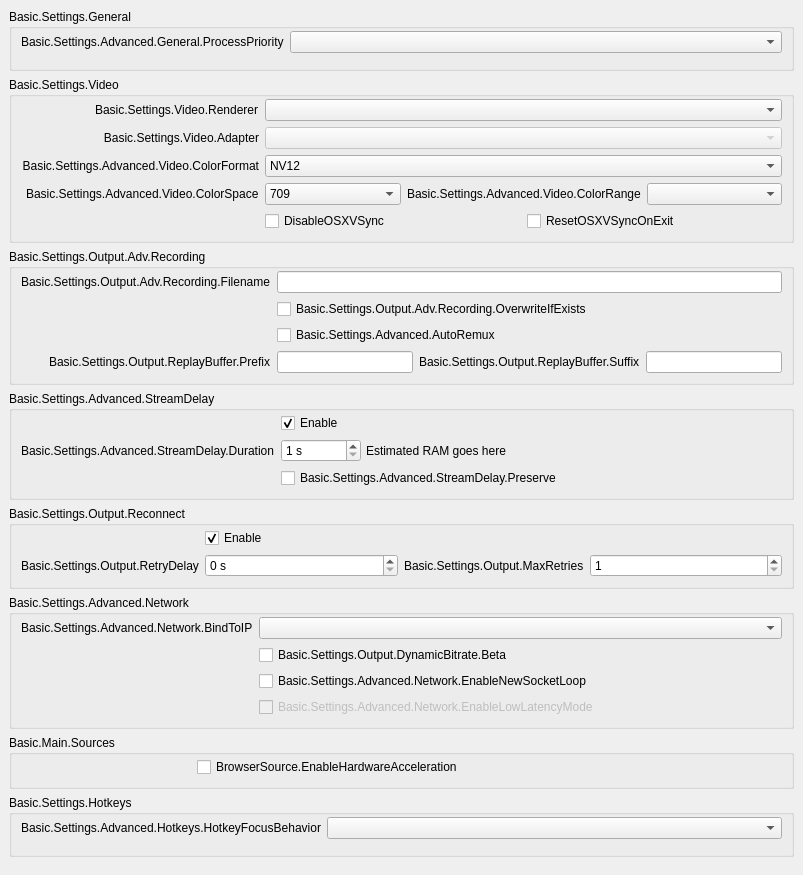
           <widget class="QWidget" name="scrollAreaWidgetContents">
            <property name="geometry">
             <rect>
              <x>0</x>
              <y>0</y>
              <width>803</width>
              <height>781</height>
             </rect>
            </property>
            <layout class="QVBoxLayout" name="verticalLayout_23">
             <property name="leftMargin">
              <number>0</number>
             </property>
             <property name="topMargin">
              <number>0</number>
             </property>
             <property name="rightMargin">
              <number>0</number>
             </property>
             <property name="bottomMargin">
              <number>9</number>
             </property>
             <item>
              <widget class="QWidget" name="widget_11" native="true">
               <layout class="QVBoxLayout" name="verticalLayout_24">
                <item>
                 <widget class="QGroupBox" name="advancedGeneralGroupBox">
                  <property name="title">
                   <string>Basic.Settings.General</string>
                  </property>
                  <layout class="QFormLayout" name="formLayout_22">
                   <property name="fieldGrowthPolicy">
                    <enum>QFormLayout::AllNonFixedFieldsGrow</enum>
                   </property>
                   <property name="labelAlignment">
                    <set>Qt::AlignRight|Qt::AlignTrailing|Qt::AlignVCenter</set>
                   </property>
                   <property name="topMargin">
                    <number>2</number>
                   </property>
                   <item row="0" column="0">
                    <widget class="QLabel" name="processPriorityLabel">
                     <property name="text">
                      <string>Basic.Settings.Advanced.General.ProcessPriority</string>
                     </property>
                     <property name="buddy">
                      <cstring>processPriority</cstring>
                     </property>
                    </widget>
                   </item>
                   <item row="0" column="1">
                    <widget class="QComboBox" name="processPriority"/>
                   </item>
                   <item row="1" column="0">
                    <spacer name="horizontalSpacer_13">
                     <property name="orientation">
                      <enum>Qt::Horizontal</enum>
                     </property>
                     <property name="sizeHint" stdset="0">
                      <size>
                       <width>170</width>
                       <height>0</height>
                      </size>
                     </property>
                    </spacer>
                   </item>
                  </layout>
                 </widget>
                </item>
                <item>
                 <widget class="QGroupBox" name="advancedVideoContainer">
                  <property name="title">
                   <string>Basic.Settings.Video</string>
                  </property>
                  <layout class="QFormLayout" name="formLayout_14">
                   <property name="fieldGrowthPolicy">
                    <enum>QFormLayout::AllNonFixedFieldsGrow</enum>
                   </property>
                   <property name="labelAlignment">
                    <set>Qt::AlignRight|Qt::AlignTrailing|Qt::AlignVCenter</set>
                   </property>
                   <property name="topMargin">
                    <number>2</number>
                   </property>
                   <item row="0" column="0">
                    <widget class="QLabel" name="rendererLabel">
                     <property name="text">
                      <string>Basic.Settings.Video.Renderer</string>
                     </property>
                     <property name="buddy">
                      <cstring>renderer</cstring>
                     </property>
                    </widget>
                   </item>
                   <item row="0" column="1">
                    <widget class="QComboBox" name="renderer">
                     <property name="currentText">
                      <string notr="true"/>
                     </property>
                    </widget>
                   </item>
                   <item row="1" column="0">
                    <widget class="QLabel" name="adapterLabel">
                     <property name="text">
                      <string>Basic.Settings.Video.Adapter</string>
                     </property>
                     <property name="alignment">
                      <set>Qt::AlignRight|Qt::AlignTrailing|Qt::AlignVCenter</set>
                     </property>
                     <property name="buddy">
                      <cstring>adapter</cstring>
                     </property>
                    </widget>
                   </item>
                   <item row="1" column="1">
                    <widget class="QComboBox" name="adapter">
                     <property name="enabled">
                      <bool>false</bool>
                     </property>
                     <property name="currentText">
                      <string notr="true"/>
                     </property>
                    </widget>
                   </item>
                   <item row="2" column="0">
                    <widget class="QLabel" name="label_30">
                     <property name="minimumSize">
                      <size>
                       <width>0</width>
                       <height>0</height>
                      </size>
                     </property>
                     <property name="text">
                      <string>Basic.Settings.Advanced.Video.ColorFormat</string>
                     </property>
                     <property name="alignment">
                      <set>Qt::AlignRight|Qt::AlignTrailing|Qt::AlignVCenter</set>
                     </property>
                     <property name="buddy">
                      <cstring>colorFormat</cstring>
                     </property>
                    </widget>
                   </item>
                   <item row="2" column="1">
                    <widget class="QComboBox" name="colorFormat">
                     <item>
                      <property name="text">
                       <string notr="true">NV12</string>
                      </property>
                     </item>
                     <item>
                      <property name="text">
                       <string notr="true">I420</string>
                      </property>
                     </item>
                     <item>
                      <property name="text">
                       <string>I444</string>
                      </property>
                     </item>
                     <item>
                      <property name="text">
                       <string notr="true">RGB</string>
                      </property>
                     </item>
                    </widget>
                   </item>
                   <item row="4" column="1">
                    <layout class="QHBoxLayout" name="horizontalLayout_18">
                     <property name="leftMargin">
                      <number>0</number>
                     </property>
                     <property name="topMargin">
                      <number>0</number>
                     </property>
                     <property name="rightMargin">
                      <number>0</number>
                     </property>
                     <property name="bottomMargin">
                      <number>0</number>
                     </property>
                     <item>
                      <widget class="QCheckBox" name="disableOSXVSync">
                       <property name="text">
                        <string>DisableOSXVSync</string>
                       </property>
                      </widget>
                     </item>
                     <item>
                      <widget class="QCheckBox" name="resetOSXVSync">
                       <property name="text">
                        <string>ResetOSXVSyncOnExit</string>
                       </property>
                      </widget>
                     </item>
                    </layout>
                   </item>
                   <item row="3" column="1">
                    <layout class="QHBoxLayout" name="horizontalLayout_20">
                     <property name="leftMargin">
                      <number>0</number>
                     </property>
                     <property name="topMargin">
                      <number>0</number>
                     </property>
                     <property name="rightMargin">
                      <number>0</number>
                     </property>
                     <property name="bottomMargin">
                      <number>0</number>
                     </property>
                     <item>
                      <widget class="QComboBox" name="colorSpace">
                       <item>
                        <property name="text">
                         <string notr="true">709</string>
                        </property>
                       </item>
                       <item>
                        <property name="text">
                         <string notr="true">601</string>
                        </property>
                       </item>
                      </widget>
                     </item>
                     <item>
                      <widget class="QLabel" name="label_34">
                       <property name="sizePolicy">
                        <sizepolicy hsizetype="Maximum" vsizetype="Preferred">
                         <horstretch>0</horstretch>
                         <verstretch>0</verstretch>
                        </sizepolicy>
                       </property>
                       <property name="text">
                        <string>Basic.Settings.Advanced.Video.ColorRange</string>
                       </property>
                       <property name="buddy">
                        <cstring>colorRange</cstring>
                       </property>
                      </widget>
                     </item>
                     <item>
                      <widget class="QComboBox" name="colorRange"/>
                     </item>
                    </layout>
                   </item>
                   <item row="3" column="0">
                    <widget class="QLabel" name="label_33">
                     <property name="text">
                      <string>Basic.Settings.Advanced.Video.ColorSpace</string>
                     </property>
                     <property name="buddy">
                      <cstring>colorSpace</cstring>
                     </property>
                    </widget>
                   </item>
                   <item row="4" column="0">
                    <spacer name="horizontalSpacer_12">
                     <property name="orientation">
                      <enum>Qt::Horizontal</enum>
                     </property>
                     <property name="sizeHint" stdset="0">
                      <size>
                       <width>170</width>
                       <height>20</height>
                      </size>
                     </property>
                    </spacer>
                   </item>
                  </layout>
                 </widget>
                </item>
                <item>
                 <widget class="QGroupBox" name="groupBox_6">
                  <property name="title">
                   <string>Basic.Settings.Output.Adv.Recording</string>
                  </property>
                  <layout class="QFormLayout" name="formLayout_17">
                   <property name="fieldGrowthPolicy">
                    <enum>QFormLayout::AllNonFixedFieldsGrow</enum>
                   </property>
                   <property name="labelAlignment">
                    <set>Qt::AlignRight|Qt::AlignTrailing|Qt::AlignVCenter</set>
                   </property>
                   <property name="topMargin">
                    <number>2</number>
                   </property>
                   <item row="0" column="0">
                    <widget class="QLabel" name="label_7">
                     <property name="text">
                      <string>Basic.Settings.Output.Adv.Recording.Filename</string>
                     </property>
                     <property name="buddy">
                      <cstring>filenameFormatting</cstring>
                     </property>
                    </widget>
                   </item>
                   <item row="0" column="1">
                    <widget class="QLineEdit" name="filenameFormatting"/>
                   </item>
                   <item row="1" column="1">
                    <widget class="QCheckBox" name="overwriteIfExists">
                     <property name="text">
                      <string>Basic.Settings.Output.Adv.Recording.OverwriteIfExists</string>
                     </property>
                    </widget>
                   </item>
                   <item row="3" column="1">
                    <layout class="QHBoxLayout" name="horizontalLayout_14">
                     <property name="leftMargin">
                      <number>0</number>
                     </property>
                     <property name="topMargin">
                      <number>0</number>
                     </property>
                     <property name="rightMargin">
                      <number>0</number>
                     </property>
                     <property name="bottomMargin">
                      <number>0</number>
                     </property>
                     <item>
                      <widget class="QLineEdit" name="simpleRBPrefix"/>
                     </item>
                     <item>
                      <widget class="QLabel" name="label_58">
                       <property name="text">
                        <string>Basic.Settings.Output.ReplayBuffer.Suffix</string>
                       </property>
                       <property name="buddy">
                        <cstring>simpleRBSuffix</cstring>
                       </property>
                      </widget>
                     </item>
                     <item>
                      <widget class="QLineEdit" name="simpleRBSuffix"/>
                     </item>
                    </layout>
                   </item>
                   <item row="3" column="0">
                    <widget class="QLabel" name="label_57">
                     <property name="text">
                      <string>Basic.Settings.Output.ReplayBuffer.Prefix</string>
                     </property>
                     <property name="buddy">
                      <cstring>simpleRBPrefix</cstring>
                     </property>
                    </widget>
                   </item>
                   <item row="1" column="0">
                    <spacer name="horizontalSpacer_10">
                     <property name="orientation">
                      <enum>Qt::Horizontal</enum>
                     </property>
                     <property name="sizeHint" stdset="0">
                      <size>
                       <width>170</width>
                       <height>20</height>
                      </size>
                     </property>
                    </spacer>
                   </item>
                   <item row="2" column="1">
                    <widget class="QCheckBox" name="autoRemux">
                     <property name="text">
                      <string>Basic.Settings.Advanced.AutoRemux</string>
                     </property>
                    </widget>
                   </item>
                   <item row="2" column="0">
                    <spacer name="horizontalSpacer_16">
                     <property name="orientation">
                      <enum>Qt::Horizontal</enum>
                     </property>
                     <property name="sizeHint" stdset="0">
                      <size>
                       <width>40</width>
                       <height>20</height>
                      </size>
                     </property>
                    </spacer>
                   </item>
                  </layout>
                 </widget>
                </item>
                <item>
                 <widget class="QGroupBox" name="groupBox_5">
                  <property name="title">
                   <string>Basic.Settings.Advanced.StreamDelay</string>
                  </property>
                  <layout class="QFormLayout" name="formLayout_18">
                   <property name="fieldGrowthPolicy">
                    <enum>QFormLayout::AllNonFixedFieldsGrow</enum>
                   </property>
                   <property name="labelAlignment">
                    <set>Qt::AlignRight|Qt::AlignTrailing|Qt::AlignVCenter</set>
                   </property>
                   <property name="topMargin">
                    <number>2</number>
                   </property>
                   <item row="1" column="0">
                    <widget class="QLabel" name="label_56">
                     <property name="text">
                      <string>Basic.Settings.Advanced.StreamDelay.Duration</string>
                     </property>
                     <property name="buddy">
                      <cstring>streamDelaySec</cstring>
                     </property>
                    </widget>
                   </item>
                   <item row="1" column="1">
                    <widget class="QWidget" name="widget_12" native="true">
                     <property name="enabled">
                      <bool>true</bool>
                     </property>
                     <layout class="QHBoxLayout" name="horizontalLayout_13">
                      <property name="spacing">
                       <number>5</number>
                      </property>
                      <property name="leftMargin">
                       <number>0</number>
                      </property>
                      <property name="topMargin">
                       <number>0</number>
                      </property>
                      <property name="rightMargin">
                       <number>0</number>
                      </property>
                      <property name="bottomMargin">
                       <number>0</number>
                      </property>
                      <item>
                       <widget class="QSpinBox" name="streamDelaySec">
                        <property name="enabled">
                         <bool>true</bool>
                        </property>
                        <property name="sizePolicy">
                         <sizepolicy hsizetype="Maximum" vsizetype="Fixed">
                          <horstretch>0</horstretch>
                          <verstretch>0</verstretch>
                         </sizepolicy>
                        </property>
                        <property name="minimumSize">
                         <size>
                          <width>80</width>
                          <height>0</height>
                         </size>
                        </property>
                        <property name="suffix">
                         <string notr="true"> s</string>
                        </property>
                        <property name="minimum">
                         <number>1</number>
                        </property>
                        <property name="maximum">
                         <number>1800</number>
                        </property>
                       </widget>
                      </item>
                      <item>
                       <widget class="QLabel" name="streamDelayInfo">
                        <property name="text">
                         <string notr="true">Estimated RAM goes here</string>
                        </property>
                       </widget>
                      </item>
                     </layout>
                    </widget>
                   </item>
                   <item row="2" column="1">
                    <widget class="QCheckBox" name="streamDelayPreserve">
                     <property name="text">
                      <string>Basic.Settings.Advanced.StreamDelay.Preserve</string>
                     </property>
                    </widget>
                   </item>
                   <item row="0" column="1">
                    <widget class="QCheckBox" name="streamDelayEnable">
                     <property name="text">
                      <string>Enable</string>
                     </property>
                     <property name="checked">
                      <bool>true</bool>
                     </property>
                    </widget>
                   </item>
                   <item row="2" column="0">
                    <spacer name="horizontalSpacer_9">
                     <property name="orientation">
                      <enum>Qt::Horizontal</enum>
                     </property>
                     <property name="sizeHint" stdset="0">
                      <size>
                       <width>170</width>
                       <height>20</height>
                      </size>
                     </property>
                    </spacer>
                   </item>
                  </layout>
                 </widget>
                </item>
                <item>
                 <widget class="QGroupBox" name="groupBox_7">
                  <property name="title">
                   <string>Basic.Settings.Output.Reconnect</string>
                  </property>
                  <layout class="QFormLayout" name="formLayout_19">
                   <property name="fieldGrowthPolicy">
                    <enum>QFormLayout::AllNonFixedFieldsGrow</enum>
                   </property>
                   <property name="labelAlignment">
                    <set>Qt::AlignRight|Qt::AlignTrailing|Qt::AlignVCenter</set>
                   </property>
                   <property name="topMargin">
                    <number>2</number>
                   </property>
                   <item row="0" column="1">
                    <widget class="QCheckBox" name="reconnectEnable">
                     <property name="text">
                      <string>Enable</string>
                     </property>
                     <property name="checked">
                      <bool>true</bool>
                     </property>
                    </widget>
                   </item>
                   <item row="1" column="1">
                    <layout class="QHBoxLayout" name="horizontalLayout_19">
                     <property name="leftMargin">
                      <number>0</number>
                     </property>
                     <property name="topMargin">
                      <number>0</number>
                     </property>
                     <property name="rightMargin">
                      <number>0</number>
                     </property>
                     <property name="bottomMargin">
                      <number>0</number>
                     </property>
                     <item>
                      <widget class="QSpinBox" name="reconnectRetryDelay">
                       <property name="suffix">
                        <string> s</string>
                       </property>
                       <property name="maximum">
                        <number>30</number>
                       </property>
                      </widget>
                     </item>
                     <item>
                      <widget class="QLabel" name="label_22">
                       <property name="sizePolicy">
                        <sizepolicy hsizetype="Maximum" vsizetype="Preferred">
                         <horstretch>0</horstretch>
                         <verstretch>0</verstretch>
                        </sizepolicy>
                       </property>
                       <property name="text">
                        <string>Basic.Settings.Output.MaxRetries</string>
                       </property>
                       <property name="buddy">
                        <cstring>reconnectMaxRetries</cstring>
                       </property>
                      </widget>
                     </item>
                     <item>
                      <widget class="QSpinBox" name="reconnectMaxRetries">
                       <property name="minimum">
                        <number>1</number>
                       </property>
                       <property name="maximum">
                        <number>10000</number>
                       </property>
                      </widget>
                     </item>
                    </layout>
                   </item>
                   <item row="1" column="0">
                    <widget class="QLabel" name="label_17">
                     <property name="text">
                      <string>Basic.Settings.Output.RetryDelay</string>
                     </property>
                     <property name="buddy">
                      <cstring>reconnectRetryDelay</cstring>
                     </property>
                    </widget>
                   </item>
                   <item row="0" column="0">
                    <spacer name="horizontalSpacer_8">
                     <property name="orientation">
                      <enum>Qt::Horizontal</enum>
                     </property>
                     <property name="sizeHint" stdset="0">
                      <size>
                       <width>170</width>
                       <height>20</height>
                      </size>
                     </property>
                    </spacer>
                   </item>
                  </layout>
                 </widget>
                </item>
                <item>
                 <widget class="QGroupBox" name="advNetworkGroupBox">
                  <property name="title">
                   <string>Basic.Settings.Advanced.Network</string>
                  </property>
                  <layout class="QFormLayout" name="formLayout_23">
                   <property name="fieldGrowthPolicy">
                    <enum>QFormLayout::AllNonFixedFieldsGrow</enum>
                   </property>
                   <property name="labelAlignment">
                    <set>Qt::AlignRight|Qt::AlignTrailing|Qt::AlignVCenter</set>
                   </property>
                   <property name="topMargin">
                    <number>2</number>
                   </property>
                   <item row="0" column="0">
                    <widget class="QLabel" name="label_27">
                     <property name="text">
                      <string>Basic.Settings.Advanced.Network.BindToIP</string>
                     </property>
                     <property name="buddy">
                      <cstring>bindToIP</cstring>
                     </property>
                    </widget>
                   </item>
                   <item row="0" column="1">
                    <widget class="QComboBox" name="bindToIP"/>
                   </item>
                   <item row="2" column="1">
                    <widget class="QCheckBox" name="enableNewSocketLoop">
                     <property name="text">
                      <string>Basic.Settings.Advanced.Network.EnableNewSocketLoop</string>
                     </property>
                    </widget>
                   </item>
                   <item row="3" column="1">
                    <widget class="QCheckBox" name="enableLowLatencyMode">
                     <property name="enabled">
                      <bool>false</bool>
                     </property>
                     <property name="text">
                      <string>Basic.Settings.Advanced.Network.EnableLowLatencyMode</string>
                     </property>
                    </widget>
                   </item>
                   <item row="2" column="0">
                    <spacer name="horizontalSpacer_7">
                     <property name="orientation">
                      <enum>Qt::Horizontal</enum>
                     </property>
                     <property name="sizeHint" stdset="0">
                      <size>
                       <width>170</width>
                       <height>1</height>
                      </size>
                     </property>
                    </spacer>
                   </item>
                   <item row="1" column="1">
                    <widget class="QCheckBox" name="dynBitrate">
                     <property name="toolTip">
                      <string>Basic.Settings.Output.DynamicBitrate.TT</string>
                     </property>
                     <property name="text">
                      <string>Basic.Settings.Output.DynamicBitrate.Beta</string>
                     </property>
                    </widget>
                   </item>
                  </layout>
                 </widget>
                </item>
                <item>
                 <widget class="QGroupBox" name="sourcesGroup">
                  <property name="title">
                   <string>Basic.Main.Sources</string>
                  </property>
                  <layout class="QFormLayout" name="formLayout_34">
                   <property name="topMargin">
                    <number>2</number>
                   </property>
                   <item row="0" column="0">
                    <spacer name="horizontalSpacer_15">
                     <property name="orientation">
                      <enum>Qt::Horizontal</enum>
                     </property>
                     <property name="sizeHint" stdset="0">
                      <size>
                       <width>170</width>
                       <height>20</height>
                      </size>
                     </property>
                    </spacer>
                   </item>
                   <item row="0" column="1">
                    <widget class="QCheckBox" name="browserHWAccel">
                     <property name="text">
                      <string>BrowserSource.EnableHardwareAcceleration</string>
                     </property>
                    </widget>
                   </item>
                  </layout>
                 </widget>
                </item>
                <item>
                 <widget class="QGroupBox" name="groupBox_17">
                  <property name="title">
                   <string>Basic.Settings.Hotkeys</string>
                  </property>
                  <layout class="QFormLayout" name="formLayout_33">
                   <property name="labelAlignment">
                    <set>Qt::AlignRight|Qt::AlignTrailing|Qt::AlignVCenter</set>
                   </property>
                   <property name="topMargin">
                    <number>2</number>
                   </property>
                   <item row="0" column="0">
                    <widget class="QLabel" name="label_21">
                     <property name="text">
                      <string>Basic.Settings.Advanced.Hotkeys.HotkeyFocusBehavior</string>
                     </property>
                    </widget>
                   </item>
                   <item row="0" column="1">
                    <widget class="QComboBox" name="hotkeyFocusType"/>
                   </item>
                   <item row="1" column="0">
                    <spacer name="horizontalSpacer_14">
                     <property name="orientation">
                      <enum>Qt::Horizontal</enum>
                     </property>
                     <property name="sizeHint" stdset="0">
                      <size>
                       <width>170</width>
                       <height>0</height>
                      </size>
                     </property>
                    </spacer>
                   </item>
                  </layout>
                 </widget>
                </item>
               </layout>
              </widget>
             </item>
            </layout>
           </widget>
